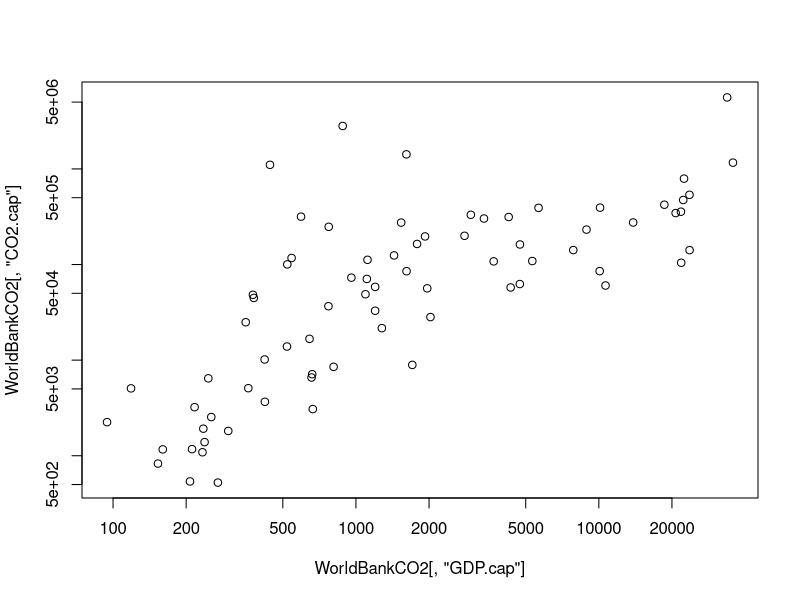

The R source for this figure:
library(fields)


### Name: WorldBankCO2
### Title: Carbon emissions and demographic covariables by country for
###   1999.
### Aliases: WorldBankCO2
### Keywords: datasets

### ** Examples

data(WorldBankCO2)
plot( WorldBankCO2[,"GDP.cap"], WorldBankCO2[,"CO2.cap"], log="xy")
